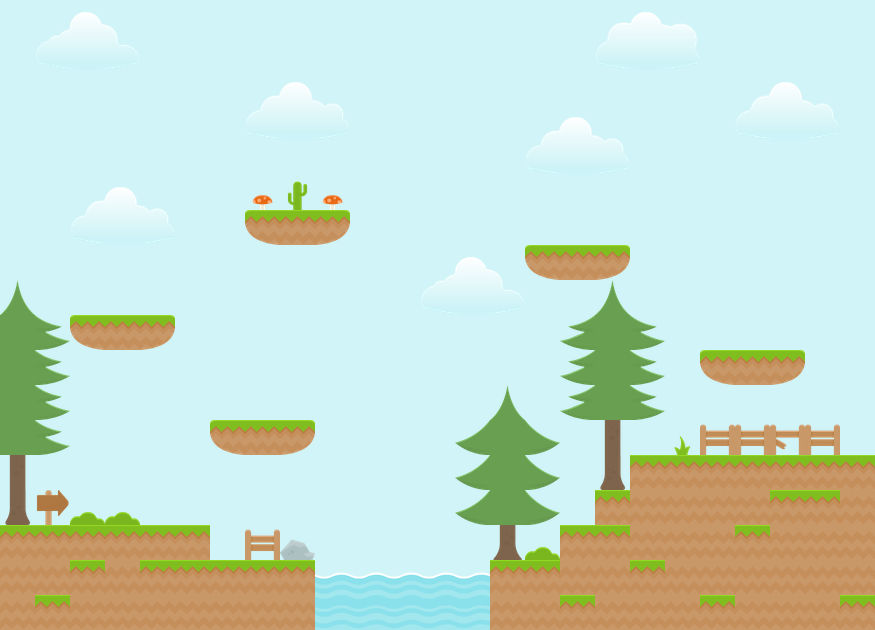

The image is a tile-based game level rendered from a .tmx file. Its description and complete source (layers, tilesets, objects, tile grids) follow:
An orthogonal 25x18 tile map with 35x35 px tiles, 5 tile layers (Sky, Clouds, Background, Tiles, ...), 3 tilesets.

<map version="1.0" tiledversion="1.0.2" orientation="orthogonal" renderorder="right-down" width="25" height="18" tilewidth="35" tileheight="35" nextobjectid="1">
 <tileset firstgid="1" name="spritesheet" tilewidth="35" tileheight="35" tilecount="182" columns="14">
  <image source="../assets/spritesheet.png" width="490" height="455" />
 </tileset>
 <tileset firstgid="183" name="clouds" tilewidth="105" tileheight="58" tilecount="3" columns="3">
  <image source="../assets/clouds.png" width="315" height="58" />
 </tileset>
 <tileset firstgid="186" name="bg" tilewidth="35" tileheight="35" tilecount="1" columns="1">
  <image source="../assets/bg.png" width="35" height="35" />
 </tileset>
 <layer name="Sky" width="25" height="18">
  <data encoding="csv">
186,186,186,186,186,186,186,186,186,186,186,186,186,186,186,186,186,186,186,186,186,186,186,186,186,
186,186,186,186,186,186,186,186,186,186,186,186,186,186,186,186,186,186,186,186,186,186,186,186,186,
186,186,186,186,186,186,186,186,186,186,186,186,186,186,186,186,186,186,186,186,186,186,186,186,186,
186,186,186,186,186,186,186,186,186,186,186,186,186,186,186,186,186,186,186,186,186,186,186,186,186,
186,186,186,186,186,186,186,186,186,186,186,186,186,186,186,186,186,186,186,186,186,186,186,186,186,
186,186,186,186,186,186,186,186,186,186,186,186,186,186,186,186,186,186,186,186,186,186,186,186,186,
186,186,186,186,186,186,186,186,186,186,186,186,186,186,186,186,186,186,186,186,186,186,186,186,186,
186,186,186,186,186,186,186,186,186,186,186,186,186,186,186,186,186,186,186,186,186,186,186,186,186,
186,186,186,186,186,186,186,186,186,186,186,186,186,186,186,186,186,186,186,186,186,186,186,186,186,
186,186,186,186,186,186,186,186,186,186,186,186,186,186,186,186,186,186,186,186,186,186,186,186,186,
186,186,186,186,186,186,186,186,186,186,186,186,186,186,186,186,186,186,186,186,186,186,186,186,186,
186,186,186,186,186,186,186,186,186,186,186,186,186,186,186,186,186,186,186,186,186,186,186,186,186,
186,186,186,186,186,186,186,186,186,186,186,186,186,186,186,186,186,186,186,186,186,186,186,186,186,
186,186,186,186,186,186,186,186,186,186,186,186,186,186,186,186,186,186,186,186,186,186,186,186,186,
186,186,186,186,186,186,186,186,186,186,186,186,186,186,186,186,186,186,186,186,186,186,186,186,186,
186,186,186,186,186,186,186,186,186,186,186,186,186,186,186,186,186,186,186,186,186,186,186,186,186,
186,186,186,186,186,186,186,186,186,186,186,186,186,186,186,186,186,186,186,186,186,186,186,186,186,
186,186,186,186,186,186,186,186,186,186,186,186,186,186,186,186,186,186,186,186,186,186,186,186,186
</data>
 </layer>
 <layer name="Clouds" width="25" height="18">
  <data encoding="csv">
0,0,0,0,0,0,0,0,0,0,0,0,0,0,0,0,0,0,0,0,0,0,0,0,0,
0,184,0,0,0,0,0,0,0,0,0,0,0,0,0,0,0,185,0,0,0,0,0,0,0,
0,0,0,0,0,0,0,0,0,0,0,0,0,0,0,0,0,0,0,0,0,0,0,0,0,
0,0,0,0,0,0,0,183,0,0,0,0,0,0,0,0,0,0,0,0,0,183,0,0,0,
0,0,0,0,0,0,0,0,0,0,0,0,0,0,0,183,0,0,0,0,0,0,0,0,0,
0,0,0,0,0,0,0,0,0,0,0,0,0,0,0,0,0,0,0,0,0,0,0,0,0,
0,0,183,0,0,0,0,0,0,0,0,0,0,0,0,0,0,0,0,0,0,0,0,0,0,
0,0,0,0,0,0,0,0,0,0,0,0,0,0,0,0,0,0,0,0,0,0,0,0,0,
0,0,0,0,0,0,0,0,0,0,0,0,184,0,0,0,0,0,0,0,0,0,0,0,0,
0,0,0,0,0,0,0,0,0,0,0,0,0,0,0,0,0,0,0,0,0,0,0,0,0,
0,0,0,0,0,0,0,0,0,0,0,0,0,0,0,0,0,0,0,0,0,0,0,0,0,
0,0,0,0,0,0,0,0,0,0,0,0,0,0,0,0,0,0,0,0,0,0,0,0,0,
0,0,0,0,0,0,0,0,0,0,0,0,0,0,0,0,0,0,0,0,0,0,0,0,0,
0,0,0,0,0,0,0,0,0,0,0,0,0,0,0,0,0,0,0,0,0,0,0,0,0,
0,0,0,0,0,0,0,0,0,0,0,0,0,0,0,0,0,0,0,0,0,0,0,0,0,
0,0,0,0,0,0,0,0,0,0,0,0,0,0,0,0,0,0,0,0,0,0,0,0,0,
0,0,0,0,0,0,0,0,0,0,0,0,0,0,0,0,0,0,0,0,0,0,0,0,0,
0,0,0,0,0,0,0,0,0,0,0,0,0,0,0,0,0,0,0,0,0,0,0,0,0
</data>
 </layer>
 <layer name="Background" width="25" height="18">
  <data encoding="csv">
0,0,0,0,0,0,0,0,0,0,0,0,0,0,0,0,0,0,0,0,0,0,0,0,0,
0,0,0,0,0,0,0,0,0,0,0,0,0,0,0,0,0,0,0,0,0,0,0,0,0,
0,0,0,0,0,0,0,0,0,0,0,0,0,0,0,0,0,0,0,0,0,0,0,0,0,
0,0,0,0,0,0,0,0,0,0,0,0,0,0,0,0,0,0,0,0,0,0,0,0,0,
0,0,0,0,0,0,0,0,0,0,0,0,0,0,0,0,0,0,0,0,0,0,0,0,0,
0,0,0,0,0,0,0,94,20,94,0,0,0,0,0,0,0,0,0,0,0,0,0,0,0,
0,0,0,0,0,0,0,0,0,0,0,0,0,0,0,0,0,0,0,0,0,0,0,0,0,
0,0,0,0,0,0,0,0,0,0,0,0,0,0,0,0,0,0,0,0,0,0,0,0,0,
169,0,0,0,0,0,0,0,0,0,0,0,0,0,0,0,0,169,0,0,0,0,0,0,0,
164,168,0,0,0,0,0,0,0,0,0,0,0,0,0,0,166,164,168,0,0,0,0,0,0,
164,168,0,0,0,0,0,0,0,0,0,0,0,0,0,0,166,164,168,0,0,0,0,0,0,
164,168,0,0,0,0,0,0,0,0,0,0,0,0,169,0,166,164,168,0,0,0,0,0,0,
164,168,0,0,0,0,0,0,0,0,0,0,0,165,164,167,0,170,0,97,61,61,62,61,0,
170,0,0,0,0,0,0,0,0,0,0,0,0,165,164,167,0,172,0,0,0,0,0,0,0,
172,125,19,19,0,0,0,0,0,0,0,0,0,165,164,167,0,171,0,0,0,0,0,0,0,
0,0,0,0,0,95,0,61,98,0,0,0,0,0,171,19,19,0,0,0,0,0,0,0,0,
0,0,0,0,0,0,0,0,0,0,0,0,0,0,0,0,0,0,0,0,0,0,0,0,0,
0,0,0,0,0,0,0,0,0,0,0,0,0,0,0,0,0,0,0,0,0,0,0,0,0
</data>
 </layer>
 <layer name="Tiles" width="25" height="18">
  <data encoding="csv">
0,0,0,0,0,0,0,0,0,0,0,0,0,0,0,0,0,0,0,0,0,0,0,0,0,
0,0,0,0,0,0,0,0,0,0,0,0,0,0,0,0,0,0,0,0,0,0,0,0,0,
0,0,0,0,0,0,0,0,0,0,0,0,0,0,0,0,0,0,0,0,0,0,0,0,0,
0,0,0,0,0,0,0,0,0,0,0,0,0,0,0,0,0,0,0,0,0,0,0,0,0,
0,0,0,0,0,0,0,0,0,0,0,0,0,0,0,0,0,0,0,0,0,0,0,0,0,
0,0,0,0,0,0,0,0,0,0,0,0,0,0,0,0,0,0,0,0,0,0,0,0,0,
0,0,0,0,0,0,0,66,79,68,0,0,0,0,0,0,0,0,0,0,0,0,0,0,0,
0,0,0,0,0,0,0,0,0,0,0,0,0,0,0,66,79,68,0,0,0,0,0,0,0,
0,0,0,0,0,0,0,0,0,0,0,0,0,0,0,0,0,0,0,0,0,0,0,0,0,
0,0,66,79,68,0,0,0,0,0,0,0,0,0,0,0,0,0,0,0,0,0,0,0,0,
0,0,0,0,0,0,0,0,0,0,0,0,0,0,0,0,0,0,0,0,66,79,68,0,0,
0,0,0,0,0,0,0,0,0,0,0,0,0,0,0,0,0,0,0,0,0,0,0,0,0,
0,0,0,0,0,0,66,79,68,0,0,0,0,0,0,0,0,0,0,0,0,0,0,0,0,
0,0,0,0,0,0,0,0,0,0,0,0,0,0,0,0,0,0,79,79,79,79,79,79,79,
0,0,0,0,0,0,0,0,0,0,0,0,0,0,0,0,0,79,64,64,64,64,79,79,64,
79,79,79,79,79,79,0,0,0,0,0,0,0,0,0,0,79,79,64,64,64,79,64,64,64,
64,64,79,64,79,79,79,79,79,0,0,0,0,0,79,79,64,64,79,64,64,64,64,64,64,
64,79,64,64,64,64,64,64,64,0,0,0,0,0,64,64,79,64,64,64,79,64,64,64,79
</data>
 </layer>
 <layer name="Water" width="25" height="18">
  <data encoding="csv">
0,0,0,0,0,0,0,0,0,0,0,0,0,0,0,0,0,0,0,0,0,0,0,0,0,
0,0,0,0,0,0,0,0,0,0,0,0,0,0,0,0,0,0,0,0,0,0,0,0,0,
0,0,0,0,0,0,0,0,0,0,0,0,0,0,0,0,0,0,0,0,0,0,0,0,0,
0,0,0,0,0,0,0,0,0,0,0,0,0,0,0,0,0,0,0,0,0,0,0,0,0,
0,0,0,0,0,0,0,0,0,0,0,0,0,0,0,0,0,0,0,0,0,0,0,0,0,
0,0,0,0,0,0,0,0,0,0,0,0,0,0,0,0,0,0,0,0,0,0,0,0,0,
0,0,0,0,0,0,0,0,0,0,0,0,0,0,0,0,0,0,0,0,0,0,0,0,0,
0,0,0,0,0,0,0,0,0,0,0,0,0,0,0,0,0,0,0,0,0,0,0,0,0,
0,0,0,0,0,0,0,0,0,0,0,0,0,0,0,0,0,0,0,0,0,0,0,0,0,
0,0,0,0,0,0,0,0,0,0,0,0,0,0,0,0,0,0,0,0,0,0,0,0,0,
0,0,0,0,0,0,0,0,0,0,0,0,0,0,0,0,0,0,0,0,0,0,0,0,0,
0,0,0,0,0,0,0,0,0,0,0,0,0,0,0,0,0,0,0,0,0,0,0,0,0,
0,0,0,0,0,0,0,0,0,0,0,0,0,0,0,0,0,0,0,0,0,0,0,0,0,
0,0,0,0,0,0,0,0,0,0,0,0,0,0,0,0,0,0,0,0,0,0,0,0,0,
0,0,0,0,0,0,0,0,0,0,0,0,0,0,0,0,0,0,0,0,0,0,0,0,0,
0,0,0,0,0,0,0,0,0,0,0,0,0,0,0,0,0,0,0,0,0,0,0,0,0,
0,0,0,0,0,0,0,0,0,88,88,88,88,88,0,0,0,0,0,0,0,0,0,0,0,
0,0,0,0,0,0,0,0,0,86,86,86,86,86,0,0,0,0,0,0,0,0,0,0,0
</data>
 </layer>
</map>